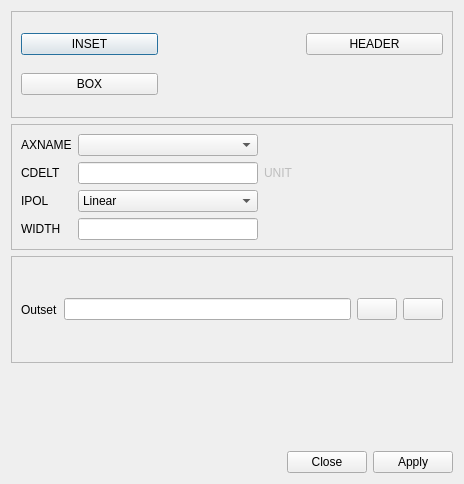
<?xml version="1.0" encoding="UTF-8"?>
<ui version="4.0">
 <class>regrid</class>
 <widget class="QDialog" name="regrid">
  <property name="geometry">
   <rect>
    <x>0</x>
    <y>0</y>
    <width>464</width>
    <height>484</height>
   </rect>
  </property>
  <property name="windowTitle">
   <string>REGRID</string>
  </property>
  <layout class="QVBoxLayout" name="verticalLayout">
   <item>
    <widget class="QFrame" name="frame">
     <property name="frameShape">
      <enum>QFrame::StyledPanel</enum>
     </property>
     <property name="frameShadow">
      <enum>QFrame::Raised</enum>
     </property>
     <layout class="QGridLayout" name="gridLayout">
      <item row="0" column="0">
       <widget class="QPushButton" name="insetButton">
        <property name="text">
         <string>INSET</string>
        </property>
       </widget>
      </item>
      <item row="0" column="2">
       <widget class="QPushButton" name="headerButton">
        <property name="text">
         <string>HEADER</string>
        </property>
       </widget>
      </item>
      <item row="1" column="0">
       <widget class="QPushButton" name="boxButton">
        <property name="text">
         <string>BOX</string>
        </property>
       </widget>
      </item>
      <item row="0" column="1">
       <widget class="QLabel" name="insetLabel">
        <property name="text">
         <string/>
        </property>
       </widget>
      </item>
      <item row="1" column="1">
       <widget class="QLabel" name="boxLabel">
        <property name="text">
         <string/>
        </property>
       </widget>
      </item>
     </layout>
    </widget>
   </item>
   <item>
    <widget class="QFrame" name="dimensionFrame">
     <property name="frameShape">
      <enum>QFrame::StyledPanel</enum>
     </property>
     <property name="frameShadow">
      <enum>QFrame::Raised</enum>
     </property>
     <layout class="QGridLayout" name="gridLayout_2">
      <item row="0" column="0">
       <widget class="QLabel" name="label">
        <property name="text">
         <string>AXNAME</string>
        </property>
       </widget>
      </item>
      <item row="0" column="2">
       <spacer name="horizontalSpacer">
        <property name="orientation">
         <enum>Qt::Horizontal</enum>
        </property>
        <property name="sizeHint" stdset="0">
         <size>
          <width>40</width>
          <height>20</height>
         </size>
        </property>
       </spacer>
      </item>
      <item row="1" column="0">
       <widget class="QLabel" name="label_2">
        <property name="text">
         <string>CDELT</string>
        </property>
       </widget>
      </item>
      <item row="0" column="1">
       <widget class="QComboBox" name="axnameBox"/>
      </item>
      <item row="1" column="1">
       <widget class="QLineEdit" name="cdeltLine"/>
      </item>
      <item row="1" column="2">
       <widget class="QLabel" name="unitLabel">
        <property name="enabled">
         <bool>false</bool>
        </property>
        <property name="text">
         <string>UNIT</string>
        </property>
       </widget>
      </item>
      <item row="2" column="0">
       <widget class="QLabel" name="label_3">
        <property name="text">
         <string>IPOL</string>
        </property>
       </widget>
      </item>
      <item row="2" column="1">
       <widget class="QComboBox" name="ipolBox">
        <item>
         <property name="text">
          <string>Linear</string>
         </property>
        </item>
        <item>
         <property name="text">
          <string>Sinc</string>
         </property>
        </item>
        <item>
         <property name="text">
          <string>Spline</string>
         </property>
        </item>
        <item>
         <property name="text">
          <string>Average</string>
         </property>
        </item>
       </widget>
      </item>
      <item row="3" column="0">
       <widget class="QLabel" name="label_4">
        <property name="text">
         <string>WIDTH</string>
        </property>
       </widget>
      </item>
      <item row="3" column="1">
       <widget class="QLineEdit" name="widthLine"/>
      </item>
     </layout>
    </widget>
   </item>
   <item>
    <widget class="QFrame" name="frame_2">
     <property name="frameShape">
      <enum>QFrame::StyledPanel</enum>
     </property>
     <property name="frameShadow">
      <enum>QFrame::Raised</enum>
     </property>
     <layout class="QHBoxLayout" name="horizontalLayout_4">
      <item>
       <widget class="QLabel" name="label_7">
        <property name="text">
         <string>Outset</string>
        </property>
       </widget>
      </item>
      <item>
       <widget class="QLineEdit" name="outsetLine"/>
      </item>
      <item>
       <widget class="QPushButton" name="browserButton">
        <property name="text">
         <string/>
        </property>
        <property name="icon">
         <iconset resource="../resources.qrc">
          <normaloff>:/fileopen.png</normaloff>:/fileopen.png</iconset>
        </property>
       </widget>
      </item>
      <item>
       <widget class="QPushButton" name="replaceButton">
        <property name="text">
         <string/>
        </property>
        <property name="icon">
         <iconset resource="../resources.qrc">
          <normaloff>:/replace.jpg</normaloff>:/replace.jpg</iconset>
        </property>
       </widget>
      </item>
     </layout>
    </widget>
   </item>
   <item>
    <widget class="QFrame" name="advise_panel">
     <property name="enabled">
      <bool>true</bool>
     </property>
     <property name="sizePolicy">
      <sizepolicy hsizetype="Preferred" vsizetype="Maximum">
       <horstretch>0</horstretch>
       <verstretch>0</verstretch>
      </sizepolicy>
     </property>
     <property name="frameShape">
      <enum>QFrame::NoFrame</enum>
     </property>
     <property name="frameShadow">
      <enum>QFrame::Raised</enum>
     </property>
     <layout class="QVBoxLayout" name="advise_panel_layout">
      <item>
       <widget class="QLabel" name="status">
        <property name="text">
         <string/>
        </property>
       </widget>
      </item>
      <item>
       <widget class="QLabel" name="errorMsg">
        <property name="text">
         <string/>
        </property>
       </widget>
      </item>
      <item>
       <widget class="QFrame" name="extra_panel">
        <property name="sizePolicy">
         <sizepolicy hsizetype="Preferred" vsizetype="Maximum">
          <horstretch>0</horstretch>
          <verstretch>0</verstretch>
         </sizepolicy>
        </property>
        <property name="frameShape">
         <enum>QFrame::NoFrame</enum>
        </property>
        <property name="frameShadow">
         <enum>QFrame::Raised</enum>
        </property>
        <layout class="QVBoxLayout" name="extra_panel_layout"/>
       </widget>
      </item>
     </layout>
    </widget>
   </item>
   <item>
    <widget class="QDialogButtonBox" name="buttonBox">
     <property name="orientation">
      <enum>Qt::Horizontal</enum>
     </property>
     <property name="standardButtons">
      <set>QDialogButtonBox::Apply|QDialogButtonBox::Close</set>
     </property>
    </widget>
   </item>
  </layout>
 </widget>
 <resources>
  <include location="../resources.qrc"/>
 </resources>
 <connections>
  <connection>
   <sender>buttonBox</sender>
   <signal>accepted()</signal>
   <receiver>regrid</receiver>
   <slot>accept()</slot>
   <hints>
    <hint type="sourcelabel">
     <x>248</x>
     <y>254</y>
    </hint>
    <hint type="destinationlabel">
     <x>157</x>
     <y>274</y>
    </hint>
   </hints>
  </connection>
  <connection>
   <sender>buttonBox</sender>
   <signal>rejected()</signal>
   <receiver>regrid</receiver>
   <slot>reject()</slot>
   <hints>
    <hint type="sourcelabel">
     <x>316</x>
     <y>260</y>
    </hint>
    <hint type="destinationlabel">
     <x>286</x>
     <y>274</y>
    </hint>
   </hints>
  </connection>
 </connections>
</ui>
